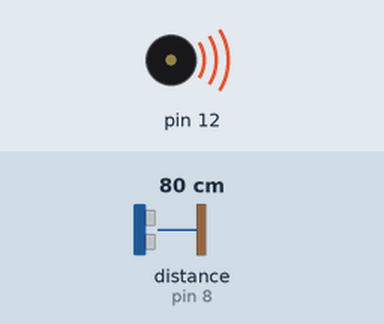
Bench run of a sketch on a simulated Arduino Uno, built with avr-gcc and run on an emulated ATmega328P. Shown: buzzer (waves = sounding). Wiring (inferred from the names in the program): ultrasonic range finder: trigger pin 9; echo pin 8. Inputs (shaded band) come from the test bench; at power-on: distance to the obstacle (sensor on pin 8) 80 cm. The echo pulse lasts 58.3 µs per cm; what the sketch prints to the serial monitor is not drawn.

Above: at 0.2 s.
Timing chart, 0 to 1.7 s (numbered marks = the images above):
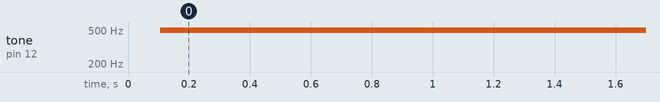

The sketch:

ultrasonic_buzzer.ino
```cpp
#define TRIG 9 //TRIG 핀 설정 (초음파 보내는 핀)
#define ECHO 8 //ECHO 핀 설정 (초음파 받는 핀)
#include "pitches.h"


int melody[] = {
  NOTE_C4, NOTE_D4, NOTE_E4, NOTE_F4, NOTE_G4, NOTE_A4, NOTE_B4, NOTE_C5
};

void setup() {
  Serial.begin(9600); //PC모니터로 센서값을 확인하기위해서 시리얼 통신을 정의해줍니다.

                       //시리얼 통신을 이용해 PC모니터로 데이터 값을 확인하는 부분은 자주사용되기 때문에

                       //필수로 습득해야하는 교육코스 입니다.

  pinMode(TRIG, OUTPUT);
  pinMode(ECHO, INPUT);
}

void loop()
{
  long duration, distance;
  digitalWrite(TRIG, LOW);
  delayMicroseconds(2);
  digitalWrite(TRIG, HIGH);
  delayMicroseconds(10);
  digitalWrite(TRIG, LOW);

  duration = pulseIn (ECHO, HIGH); //물체에 반사되어돌아온 초음파의 시간을 변수에 저장합니다.

  //34000*초음파가 물체로 부터 반사되어 돌아오는시간 /1000000 / 2(왕복값이아니라 편도값이기때문에 나누기2를 해줍니다.)
 //초음파센서의 거리값이 위 계산값과 동일하게 Cm로 환산되는 계산공식 입니다. 수식이 간단해지도록 적용했습니다.
  distance = duration * 17 / 1000;

  //PC모니터로 초음파 거리값을 확인 하는 코드 입니다.
  Serial.println(duration ); //초음파가 반사되어 돌아오는 시간을 보여줍니다.
  Serial.print("\nDIstance : ");
  Serial.print(distance); //측정된 물체로부터 거리값(cm값)을 보여줍니다.
  Serial.println(" Cm");
  delay(100); //1초마다 측정값을 보여줍니다.


  if (distance <= 5)
  {
    tone(12, melody[0],500);
    delay(400);

  }
  else if(distance >5 && distance <=10){
    tone(12, melody[1],500);
    delay(400);
  }
    else if(distance >10 && distance <=20)
  {
    tone(12, melody[2],500);
    delay(400);
  }
    else if(distance >20 && distance <=30)
  {
    tone(12, melody[3],500);
    delay(400);
  }
    else if(distance >30 && distance <=50)
  {
    tone(12, melody[4],500);
    delay(400);
  }
    else if(distance >50 && distance <=70)
  {
    tone(12, melody[5],500);
    delay(400);
  }
    else if(distance >70 && distance <=90)
  {
    tone(12, melody[6],500);
    delay(400);
  }
  else
  {
    tone(12, melody[7],500);
    delay(400);
  }


}
```

pitches.h
```cpp
/*************************************************
   Public Constants
 *************************************************/

#define NOTE_B0 31
#define NOTE_C1 33
#define NOTE_CS1 35
#define NOTE_D1 37
#define NOTE_DS1 39
#define NOTE_E1 41
#define NOTE_F1 44
#define NOTE_FS1 46
#define NOTE_G1 49
#define NOTE_GS1 52
#define NOTE_A1 55
#define NOTE_AS1 58
#define NOTE_B1 62
#define NOTE_C2 65
#define NOTE_CS2 69
#define NOTE_D2 73
#define NOTE_DS2 78
#define NOTE_E2 82
#define NOTE_F2 87
#define NOTE_FS2 93
#define NOTE_G2 98
#define NOTE_GS2 104
#define NOTE_A2 110
#define NOTE_AS2 117
#define NOTE_B2 123
#define NOTE_C3 131
#define NOTE_CS3 139
#define NOTE_D3 147
#define NOTE_DS3 156
#define NOTE_E3 165
#define NOTE_F3 175
#define NOTE_FS3 185
#define NOTE_G3 196
#define NOTE_GS3 208
#define NOTE_A3 220
#define NOTE_AS3 233
#define NOTE_B3 247
#define NOTE_C4 262
#define NOTE_CS4 277
#define NOTE_D4 294
#define NOTE_DS4 311
#define NOTE_E4 330
#define NOTE_F4 349
#define NOTE_FS4 370
#define NOTE_G4 392
#define NOTE_GS4 415
#define NOTE_A4 440
#define NOTE_AS4 466
#define NOTE_B4 494
#define NOTE_C5 523
#define NOTE_CS5 554
#define NOTE_D5 587
#define NOTE_DS5 622
#define NOTE_E5 659
#define NOTE_F5 698
#define NOTE_FS5 740
#define NOTE_G5 784
#define NOTE_GS5 831
#define NOTE_A5 880
#define NOTE_AS5 932
#define NOTE_B5 988
#define NOTE_C6 1047
#define NOTE_CS6 1109
#define NOTE_D6 1175
#define NOTE_DS6 1245
#define NOTE_E6 1319
#define NOTE_F6 1397
#define NOTE_FS6 1480
#define NOTE_G6 1568
#define NOTE_GS6 1661
#define NOTE_A6 1760
#define NOTE_AS6 1865
#define NOTE_B6 1976
#define NOTE_C7 2093
#define NOTE_CS7 2217
#define NOTE_D7 2349
#define NOTE_DS7 2489
#define NOTE_E7 2637
#define NOTE_F7 2794
#define NOTE_FS7 2960
#define NOTE_G7 3136
#define NOTE_GS7 3322
#define NOTE_A7 3520
#define NOTE_AS7 3729
#define NOTE_B7 3951
#define NOTE_C8 4186
#define NOTE_CS8 4435
#define NOTE_D8 4699
#define NOTE_DS8 4978
#define REST      0
```

Measured:
- by itself, tone on pin 12: silent → 494 Hz at 0.11 s
